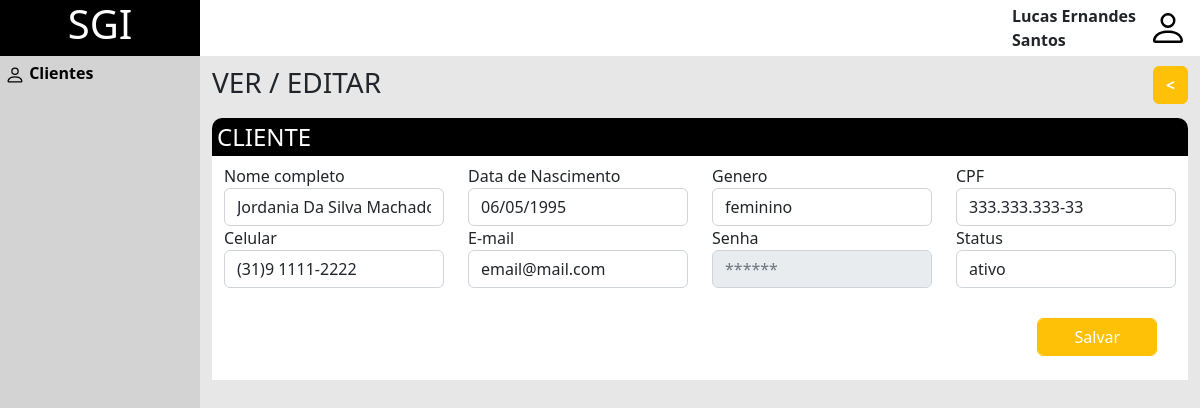
The page /ProjetoFinal/php/ver.php?cliente_id=1 (signed in) on the database its author committed.
### tables this page shows
CREATE TABLE `clientes` (
  `id` int(11) NOT NULL AUTO_INCREMENT,
  `nome` varchar(45) DEFAULT NULL,
  `cpf` varchar(14) DEFAULT NULL,
  `celular` varchar(15) DEFAULT NULL,
  `email` varchar(30) DEFAULT NULL,
  `status` varchar(10) DEFAULT NULL,
  `genero` varchar(11) DEFAULT NULL,
  `nascimento` date DEFAULT NULL,
  `senha` varchar(12) DEFAULT NULL,
  PRIMARY KEY (`id`)
);

### ProjetoFinal/php/ver.php (the view, shortened to what this page needs)
<?php
    include 'conectar_banco.php';
    $result = $mysqli->query("select * from clientes where id= ".$_GET['cliente_id']);
    $cliente = $result->fetch_assoc();
?>
<!DOCTYPE html>
<html lang="pt_br">
<head>
    <link rel="stylesheet" href="../bootstrap/bootstrap.min.css">
    <link rel="stylesheet" href="../css/estilos.css">
</head>
<body onload="EsconderBotao()">
    <header class="container-flex ">
        <div class="row justify-content-between m-0">
            <div class="col-4 col-sm-2  d-flex DivTituloCabecalho justify-content-center">
                <h1 class="TituloCabecalho  ">SGI</h1>
            </div>
            <div class="col-2 col-sm-2 d-flex justify-content-end DivUsuarioLogado">
                <span class="align-self-center SpanUsuarioLogado"><strong><?php echo $_SESSION['usuario'];?></strong></span>
                <span onclick="Sair()" class="align-self-center SpanImg"><img src="../imagens/person.svg" alt=""></span>
            </div>
        </div>
    </header>
    <main class="container-flex ">
        <div class="row m-0 Conteudos  ">
            <div class="d-none d-sm-block col-sm-2 col-md-2  AreaLateral  d-flex">
                <span><img src="../imagens/person.svg" alt=""></span>
                <a href="banco_de_dados.php">Clientes</a>
            </div>
            <div class="col-12 col-sm-10 col-md-10   CorpoSistema">
                <div class="d-flex justify-content-between Botoes">
                    <h3>VER / EDITAR</h3>
                    <div>
                        <a  class="btn btn-warning BotaoCadastrar align-self-center " href="banco_de_dados.php"><strong><</strong></a>
                    </div>
                </div>
                <div class=" container AreaFormularioCadastro  p-0">
                    <form action="alteracao.php" method="post" class="form-group" onsubmit=" return ValidaAlteracao()">
                        <h4>CLIENTE</h4>
                        <div class="row d-flex justify-content-between m-0 p-0">
                            <div class=" col-12 col-sm-6 col-lg-3">
                                <label>Nome completo</label><br>
                                <input class="form-control" type="text" value="<?php echo $cliente['nome'];?>" name="nome" id="nome_alt" onblur="MascaraNome()">
                            </div>
                            <div class=" col-12 col-sm-6 col-lg-3 ">
                                <label>Data de Nascimento</label><br>
                                <input class="form-control" type="date" value="<?php echo $cliente['nascimento'];?>" name="data" id="data_alt" onblur="MascaraData()">
                            </div>
                            <div class=" col-12 col-sm-6 col-lg-3">
                                <label>Genero</label> <br>
                                <select class="form-control" name="genero" id="genero_alt">
                                    <option value="<?php echo strtolower($cliente['genero']);?>"><?php echo $cliente['genero'];?></option>
                                </select>
                            </div>
                            <div class=" col-12 col-sm-6 col-lg-3">
                                <label>CPF</label> <br>
                                <input class="form-control" type="text"  value="<?php echo $cliente['cpf'];?>" name="cpf" id="cpf_alt" maxlength="14" onkeyup="MascaraCpf()">
                            </div>
                        </div>
                        <div class="row justify-content-between m-0 p-0">
                            <div class=" col-12 col-sm-6 col-lg-3">
                                <label>Celular</label> <br>
                                <input class="form-control" type="text" value="<?php echo $cliente['celular'];?>" name="celular" id="celular_alt" onkeyup="mascara_celular()"onfocus="AdicionaCampoParentese()" onblur="MascaraCelular2()" >
                            </div>
                            <div class=" col-12 col-sm-6 col-lg-3">
                                <label>E-mail</label> <br>
                                <input class="form-control" type="email" value="<?php echo $cliente['email'];?>" name="email" id="email_alt" onblur="ValidarEmail()">
                            </div>
                            <div class=" col-12 col-sm-6 col-lg-3">
                                <label>Senha</label> <br>
                                <input class="form-control" type="password" id="senha_alt" placeholder="******" disabled>
                            </div>
                            <div class=" col-12 col-sm-6 col-lg-3">
                                <label>Status</label> <br>
                                <select class="form-control" name="status" id="status_alt">
                                    <option value="<?php echo strtolower($cliente['status']);?>"><?php echo $cliente['status'];?></option>
                                </select>
                            </div>
                        </div>
                        <div class="row d-flex justify-content-between  m-0 p-0">
                            <div class="col-7 col-md-8 MsgErro">
                            </div>
                            <div class="col-5 col-md-3 col-lg-2 ">
                                <input class="form-control btn btn-warning BotaoSalvarCadastro mb-4" type="submit" value="Salvar" id="SalvarCadastro">
                            </div>
                        </div>
                    </form>
                </div>
            </div>
        </div>
    </main>
</body>
</html>

### ProjetoFinal/css/estilos.css (style rules this page uses)
.DivTituloCabecalho { background: black; color: white; }
.SpanImg > img { width: 40px; margin-left: 10px; }
.BotaoCadastrar { color: white; }
.AreaLateral { padding: 5px; background: lightgray; }
.AreaLateral a { text-decoration: none; color: black; font-weight: bolder; }
.AreaLateral img { width: 20px; }
.Botoes { padding: 10px 0px; }
.CorpoSistema { background-color: rgba(211, 211, 211, 0.548); }
.Conteudos { height: 94vh; }
.AreaFormularioCadastro { background: white; border-radius: 10px 10px 0px 0px; }
.AreaFormularioCadastro h4 { background: black; color: white; border-radius: 10px 10px 0px 0px; padding: 5px; }
.BotaoSalvarCadastro { margin-top: 30px; width: 120px; color: white; }
.MsgErro { margin-top: 30px; color: red; }

### rows shown on the page
clientes: nome "Jordania Da Silva Machado", data "06/05/1995", genero "feminino", cpf "333.333.333-33", celular "(31)9 1111-2222", email "email@mail.com", status "ativo"

### other values the page prints
$_SESSION['usuario'] "Lucas Ernandes Santos"
